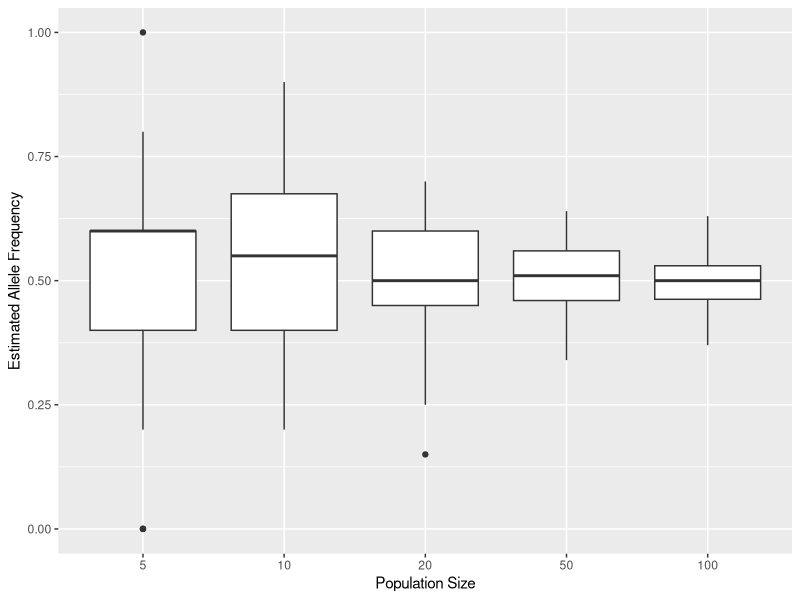
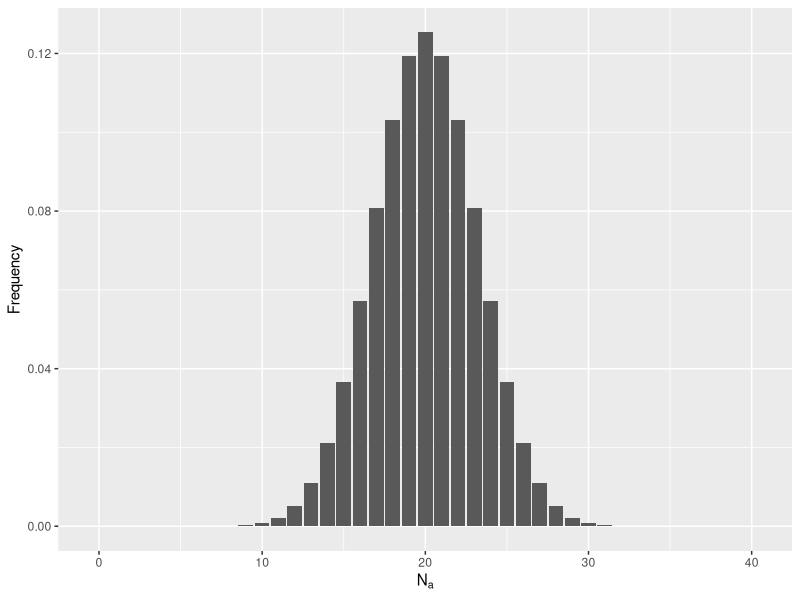
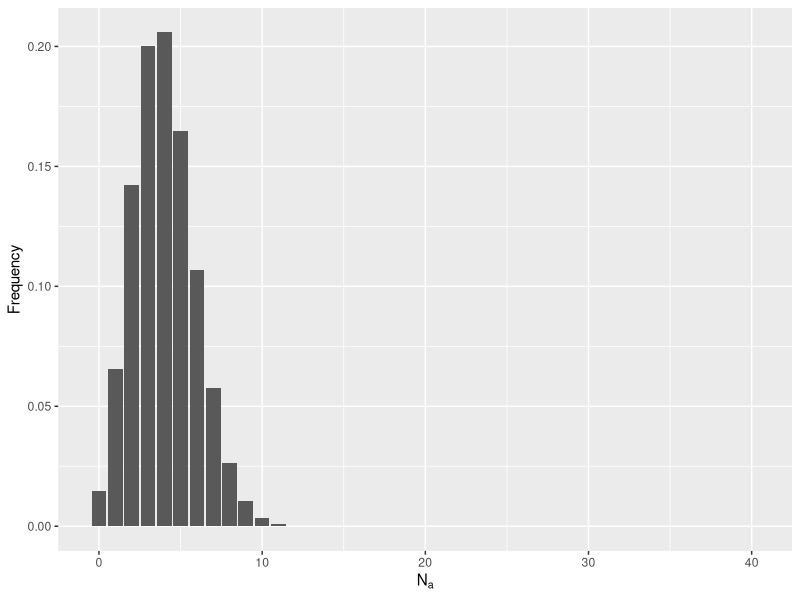
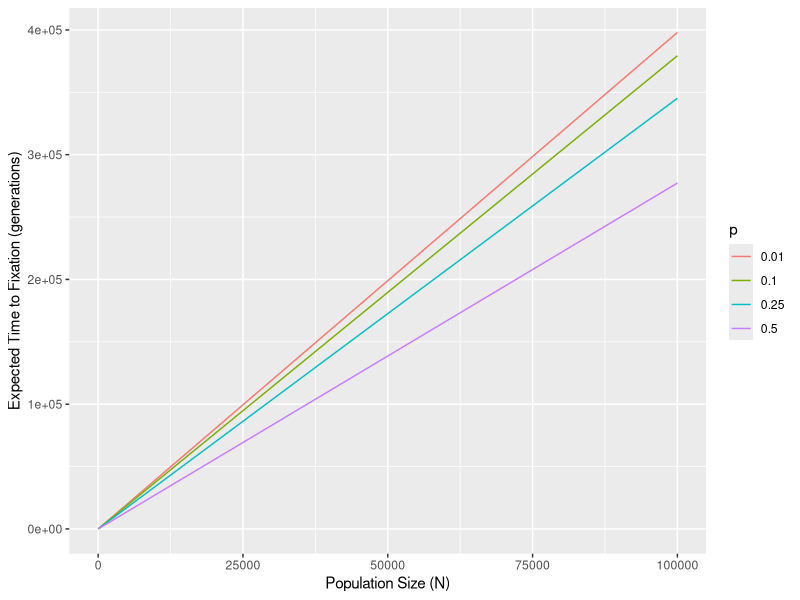
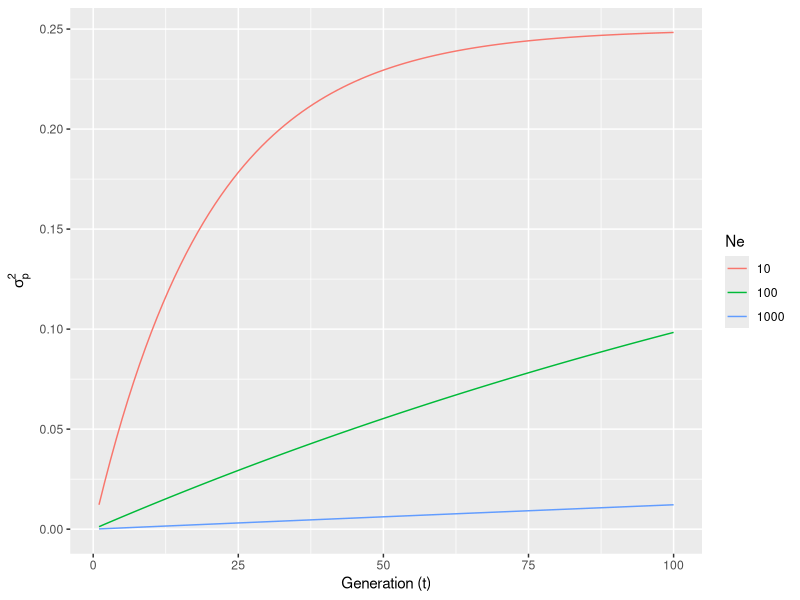
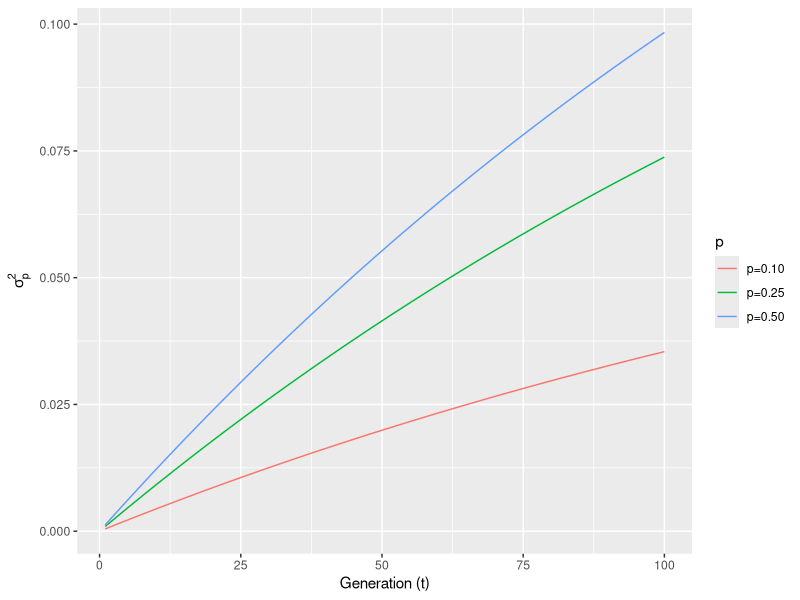

Write R code to recreate these figures, in order.
## ---- chunk 1
Alleles <- c("A","B")
## ---- chunk 2
sample_size <- c(5,10,20,50,100)
## ---- chunk 3
df <- data.frame( N = rep( sample_size, each=50 ),FreqA = NA)
## ---- chunk 4
for( row in 1:nrow(df) ) {
  # make random selection from Alleles with replacement of a particular size
  a <- sample( Alleles, size=df$N[row],replace = T)
  # find the frequency
  f <- sum( a == "A" ) / length(a)
  # assign it back to the data.frame
  df$FreqA[row] <- f
}
## ---- chunk 5
summary(df)
## ---- chunk 6
#| label: drift_simulation
#| fig-cap: "Allele frequencies estimated from random selections of alleles under varying sample sizes."
library(ggplot2)
p <- ggplot(df, aes(x=factor(N), y=FreqA)) + geom_boxplot() 
p + xlab("Population Size") + ylab("Estimated Allele Frequency")
## ---- chunk 7
p <- 0.5
N <- 20
N.A <- 20
## ---- chunk 8
coef <- factorial(2*N)/ (factorial(N.A)*factorial(2*N - N.A))
coef
## ---- chunk 9
prob <- p^N.A * (1 - p)^(2*N-N.A)
prob
## ---- chunk 10
Prob.20.A <- coef*prob
Prob.20.A
## ---- chunk 11
N.A <- 0:(2*N)
Frequency <- factorial(2*N)/( factorial(N.A)*factorial(2*N-N.A)) * p^N.A * (1-p)^(2*N-N.A)
df <- data.frame(N.A,Frequency)
ggplot(df,aes(x=N.A,y=Frequency)) + geom_bar(stat="identity") + xlab(expression(N[a]))
## ---- chunk 12
df[1:10,]
## ---- chunk 13
p <- 0.1
Frequency <- factorial(2*N)/( factorial(N.A)*factorial(2*N-N.A)) * p^N.A * (1-p)^(2*N-N.A)
df <- data.frame(N.A,Frequency)
ggplot(df,aes(x=N.A,y=Frequency)) + geom_bar(stat="identity") + xlab(expression(N[a])) 
## ---- chunk 14
#| echo: false
#| fig-cap: ""
library(ggplot2)
df <- data.frame()
N <- 10^(1:5)
for( p in c(0.01, 0.1, 0.25, 0.5)){
  t <- (-4*N*(1-p)*log(1-p))/p
  df <- rbind( df, data.frame(p,N,t))
}
df$p <- factor( df$p )
ggplot( df, aes(N,t,color=p)) + geom_line() + xlab("Population Size (N)") + ylab("Expected Time to Fixation (generations)")
## ---- chunk 15
#| fig-cap: "Expected variance in allele frequencies through time for a Wright-Fisher model of genetic drift for three different effective population sizes."
#| echo: false
t <- 1:100
p <- q <- 0.5
ne <- function( t, Ne, p, q) { return( p*q*( 1 - exp( -t/(2*Ne)))) }
df <- data.frame( Generation=c(t,t,t),
                  sigma_p= c( ne(t,10,p,q), ne(t,100,p,q), ne(t,1000,p,q) ),
                  Ne=rep(c("10","100","1000"), each=100) ) 
ggplot( df, aes(x=Generation, y=sigma_p, color=Ne)) + geom_line() +
  xlab("Generation (t)") + ylab(expression(sigma[p]^2))
## ---- chunk 16
#| fig-cap: "Expected variance in allele frequencies through time for a 2-allele Wright-Fisher model of genetic drift across different starting allele frequencies."
df <- data.frame( Generation=c(t,t,t),
                  sigma_p= c( ne(t,100,.1,.9), ne(t,100,.25,.75), ne(t,100,.5,.5) ),
                  p=rep(c("p=0.10","p=0.25","p=0.50"), each=100) ) 
ggplot( df, aes(x=Generation, y=sigma_p, color=p)) + geom_line() +
  xlab("Generation (t)") + ylab(expression(sigma[p]^2))
